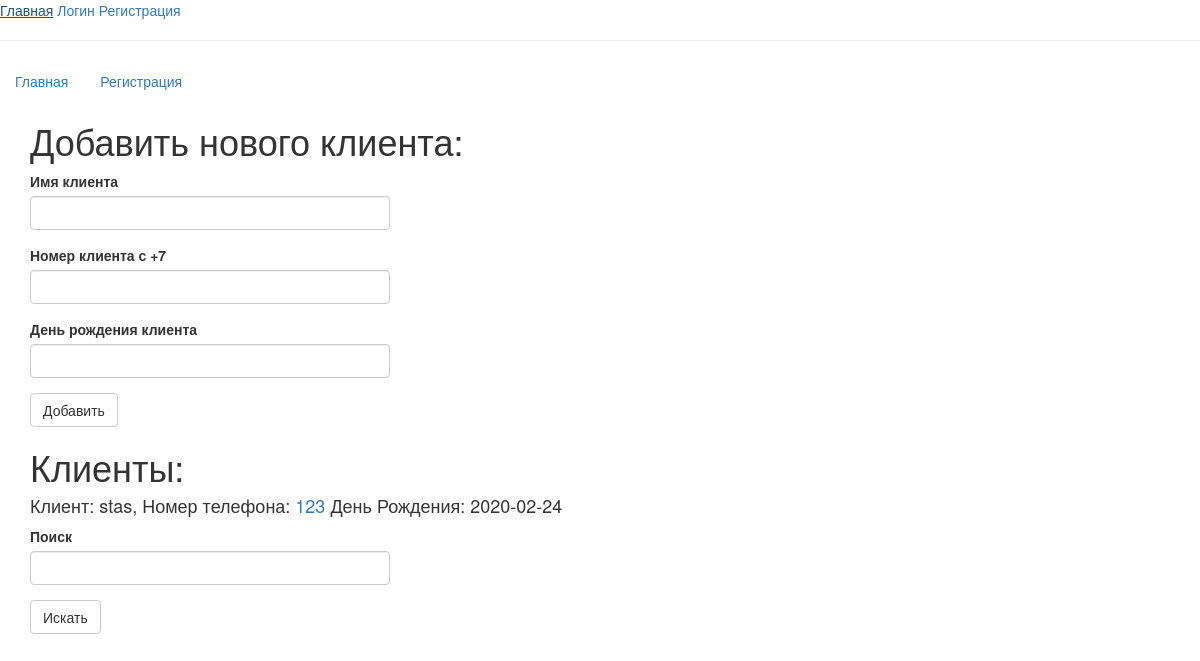
Before: /index (signed in) with the older database file.
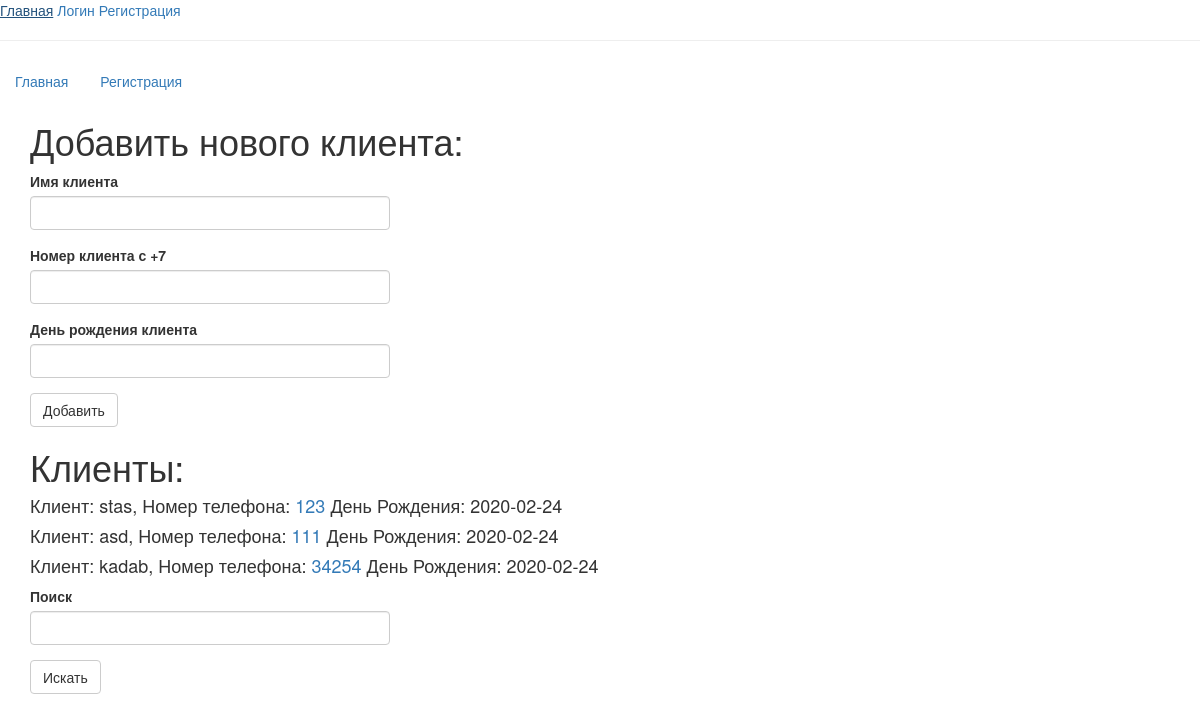
After: the same page with the newer database file.
### crm/models.py (models this page shows, shortened)
class Client(db.Model):
    id = db.Column(db.Integer, primary_key=True)
    client_name = db.Column(db.String, index=True)
    client_phone = db.Column(db.Integer, index=True, unique=True)
    client_birthday = db.Column(db.DateTime, index=True)
    client_registration = db.Column(db.DateTime, index=True, default=datetime.utcnow)
    user_id = db.Column(db.Integer, db.ForeignKey('user.id'))
    client_family = db.relationship('ClientFamily', backref='client', lazy='dynamic')

### crm/routes.py (the view, shortened to what this page needs)
@app.route('/', methods=['GET','POST'])
@app.route('/index', methods=['GET','POST'])
@login_required
def index():
    search = None
    form = ClientForm()
    form_search = ClientSearchForm()
    clients = current_user.clients
    return render_template('index.html', title='Главная', form=form, search=search, form_search=form_search, clients=clients)

### crm/forms.py (shortened to what this page needs)
class ClientForm(FlaskForm):
    client_name = StringField('Имя клиента')
    client_phone = IntegerField('Номер клиента с +7', validators=[DataRequired()])
    client_birthday = StringField('День рождения клиента')
    submit1 = SubmitField('Добавить')

class ClientSearchForm(FlaskForm):
    search = IntegerField('Поиск')
    submit2 = SubmitField('Искать')

### crm/models.py (called while the page is built)
@login_manager.user_loader
def load_user(id):
    return User.query.get(int(id))

### crm/templates/index.html (shortened to what this page needs)
{% extends 'base.html' %}
{% import 'bootstrap/wtf.html' as wtf %}
{% block app_content %}
    <div>
<p class="h1">Добавить нового клиента:</p>
    <div class="row">
        <div class="col-md-4">
            {{ wtf.quick_form(form, action=url_for('index')) }}
        </div>
    </div>
    <p class="h1">Клиенты:</p>
        {% for client in clients %}
        <p class="h4">Клиент: {{ client.client_name }},
            Номер телефона:
                <a href="{{ url_for('user',client_phone=client.client_phone ) }}">{{ client.client_phone }}</a>
            День Рождения: {{ client.client_birthday.date() }}</p>
        {% endfor %}
    </div>
    <div>
        <div class="row">
            <div class="col-md-4">
                {{ wtf.quick_form(form_search, action=url_for('search')) }}
            </div>
        </div>
    </div>
{% endblock %}

Changed rows visible on the page:
added Client: client_name "asd", client_phone "111", client_birthday "2020-02-24"
added Client: client_name "kadab", client_phone "34254", client_birthday "2020-02-24"
